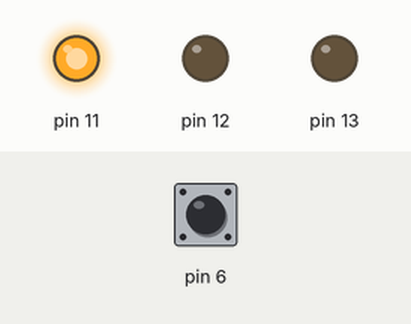
The sketch below on a simulated Arduino Uno, built with avr-gcc and run on an emulated ATmega328P. On the bench: output pins drawn as LEDs (lit = HIGH). The inputs (shaded band) are chosen by the test bench; at power-on: pin 6 HIGH. What the sketch prints to the serial monitor is not drawn.

Above: at 1.2 s.
1.3 s: pin 6 pulled LOW for 0.15 s
At 6.7 s:
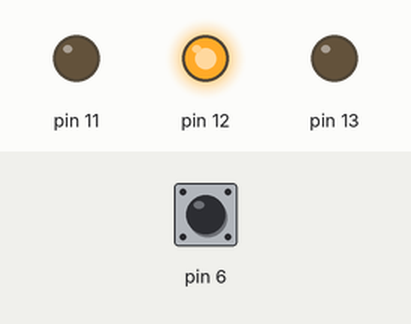
At 8.7 s:
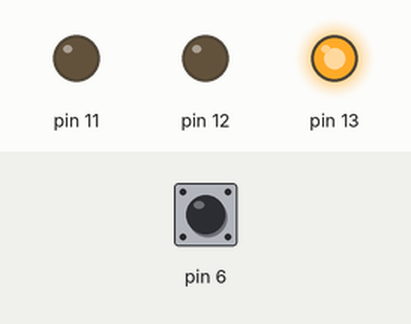
Timing chart, 0 to 17.8 s (numbered marks = the images above; inputs shaded):
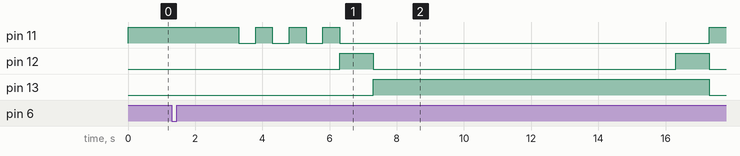

Measured:
- after the input at 1.3 s, pin 11: goes 3 × (LOW 0.50 s, HIGH 0.50 s), LOW 11.0 s, then HIGH, starting after 2.0 s; pin 12: alternates HIGH for 1.0 s and LOW for 9.0 s, starting after 5.0 s; pin 13: LOW → HIGH after 6.0 s, → LOW 10.0 s later

The sketch:

0_8.ino
```cpp
#define n 10

void setup() {
  pinMode(6, INPUT_PULLUP);
  pinMode(11, OUTPUT);
  pinMode(12, OUTPUT);
  pinMode(13, OUTPUT);
  Serial.begin(9600);
}

void loop() {
  bool button_status = !digitalRead(6);
  digitalWrite(11, 1);
  if(button_status) {
    for (unsigned int time = 0; time < 2; time++) {
      Serial.print(5 - time);
      delay(1000);
    }
    bool is_light = 0;
    for (unsigned int i = 0; i < 6; i++) {
      digitalWrite(11, is_light);
      if (!is_light) {
        Serial.print(n - 7 - i / 2);
      }
      is_light = !is_light;
      delay(500);
    }
    digitalWrite(11, 0);

    digitalWrite(12, 1);
    delay(1000);
    digitalWrite(12, 0);

    digitalWrite(13, 1);
    for (int time = 0; time < n - 1; time++) {
      Serial.print(n - time);
      delay(1000);
    }
    digitalWrite(12, 1);
    Serial.print("1");
    delay(1000);
    digitalWrite(12, 0);
    digitalWrite(13, 0);
  }
}
```
